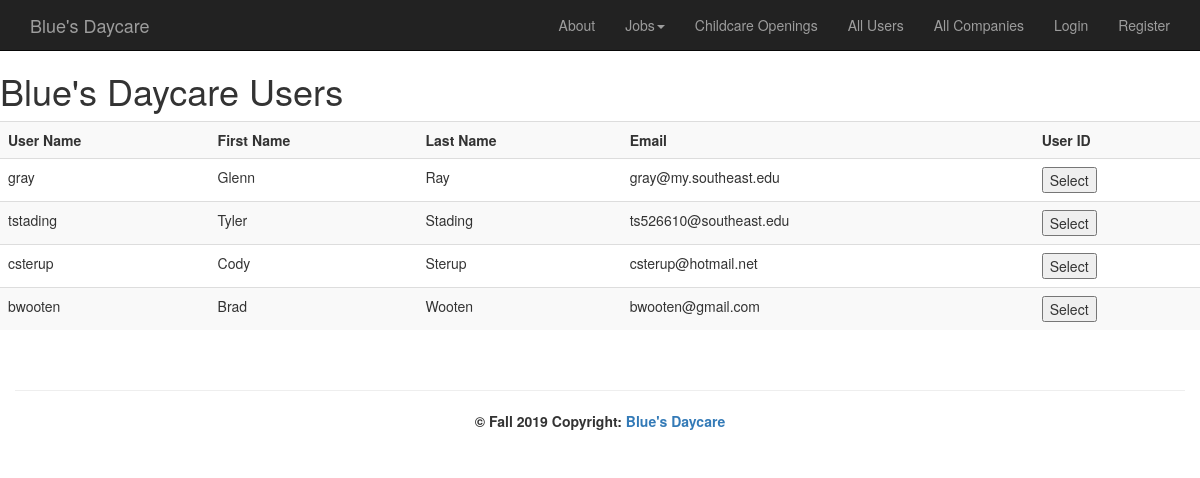
Screenshot of /index.php?action=displayAllUsers with the database file from the repository.
### tables this page shows
CREATE TABLE `user` (
  `id` int(11) NOT NULL,
  `fName` varchar(50) NOT NULL,
  `lName` varchar(50) NOT NULL,
  `email` varchar(50) NOT NULL,
  `uName` varchar(50) DEFAULT NULL,
  `pWord` varchar(120) DEFAULT NULL,
  `image` varchar(100) DEFAULT 'images/default.jpg',
  `roleID` int(11) DEFAULT NULL,
  `Restricted` tinyint(1) NOT NULL
);

### models/user_db.php (called while the page is built, shortened)
<?php
class user_db {
    public static function select_all() {
        $db = Database::getDB();
        $queryUsers = 'SELECT * FROM user Order By lName asc';
        $statement = $db->prepare($queryUsers);
        $statement->execute();
        $rows = $statement->fetchAll();
        $users = [];
        foreach ($rows as $value) {
            $userRole = role_db::get_role_by_id($value['roleID']);
            $users[$value['id']] = new user($value['id'], $value['fName'], $value['lName'], $value['email'], $value['uName'], $value['pWord'], $value['image'], $userRole);
        }
        return $users;
    }
}

### models/role_db.php (called while the page is built, shortened)
<?php
class role_db {
    public static function get_role_by_id($id) {
        $db = Database::getDB();
        $query = 'SELECT *
              FROM role
              WHERE ID= :id';
        $statement = $db->prepare($query);
        $statement->bindValue(':id', $id);
        $statement->execute();
        $value = $statement->fetch();
        $role = new role($value['id'], $value['type']);
        return $role;
    }
}

### models/user.php (called while the page is built, shortened)
<?php
class user {
    private $ID, $fName, $lName, $email, $uName, $image, $pWord, $role, $restricted;
    function __construct($ID, $fName, $lName, $email, $uName, $pWord, $image, role $role = null) {
        $this->fName = $fName;
        $this->lName = $lName;
        $this->email = $email;
        $this->uName = $uName;
    }
    function getFName() {
        return $this->fName;
    }
    function getLName() {
        return $this->lName;
    }
    function getEmail() {
        return $this->email;
    }
    function getUName() {
        return $this->uName;
    }
}

### views/displayAllUsers.php (the view, shortened to what this page needs)
<!DOCTYPE html>
<html>
    <head>
        <?php include ('css/css.php'); ?>
    </head>
    <body>
        <?php include ('nav.php'); ?>
            <div id="formWrap">
                <h1>Blue&apos;s Daycare Users</h1>
                <table class="table table-striped">
                    <tr>
                        <th>User Name</th>
                        <th>First Name</th>
                        <th>Last Name</th>
                        <th>Email</th>
                        <th>User ID</th>
                    </tr>
                    <?php foreach ($users as $single) : ?>
                        <tr>
                            <td><?php echo htmlspecialchars($single->getUName()); ?></td>
                            <td><?php echo htmlspecialchars($single->getFName()); ?></td>
                            <td><?php echo htmlspecialchars($single->getLName()); ?></td>
                            <td><?php echo htmlspecialchars($single->getEmail()); ?></td>
                            <td><form action="index.php" method="post">
                                    <input type="submit" value="Select">
                                </form></td>
                        </tr>
                    <?php endforeach; ?>
                </table><br>
            </div>
        <?php include ('footer.php'); ?>
    </body>
</html>

### rows the page displays
user: uName "gray", fName "Glenn", lName "Ray", email "gray@my.southeast.edu"
user: uName "tstading", fName "Tyler", lName "Stading", email "ts526610@southeast.edu"
user: uName "csterup", fName "Cody", lName "Sterup", email "csterup@hotmail.net"
user: uName "bwooten", fName "Brad", lName "Wooten", email "bwooten@gmail.com"
